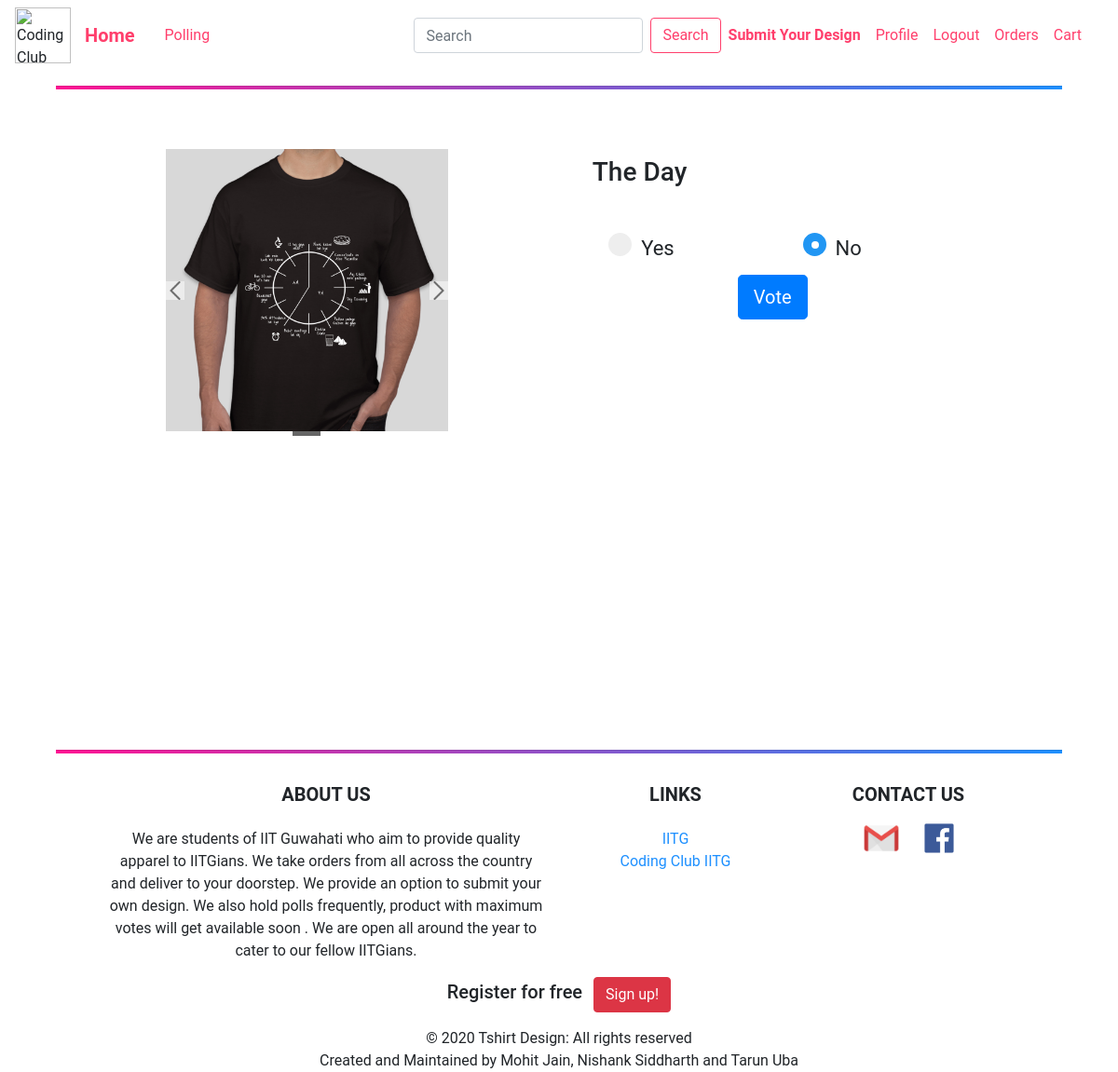
The page /polls/6/vote/ (signed in) on the database as committed earlier.
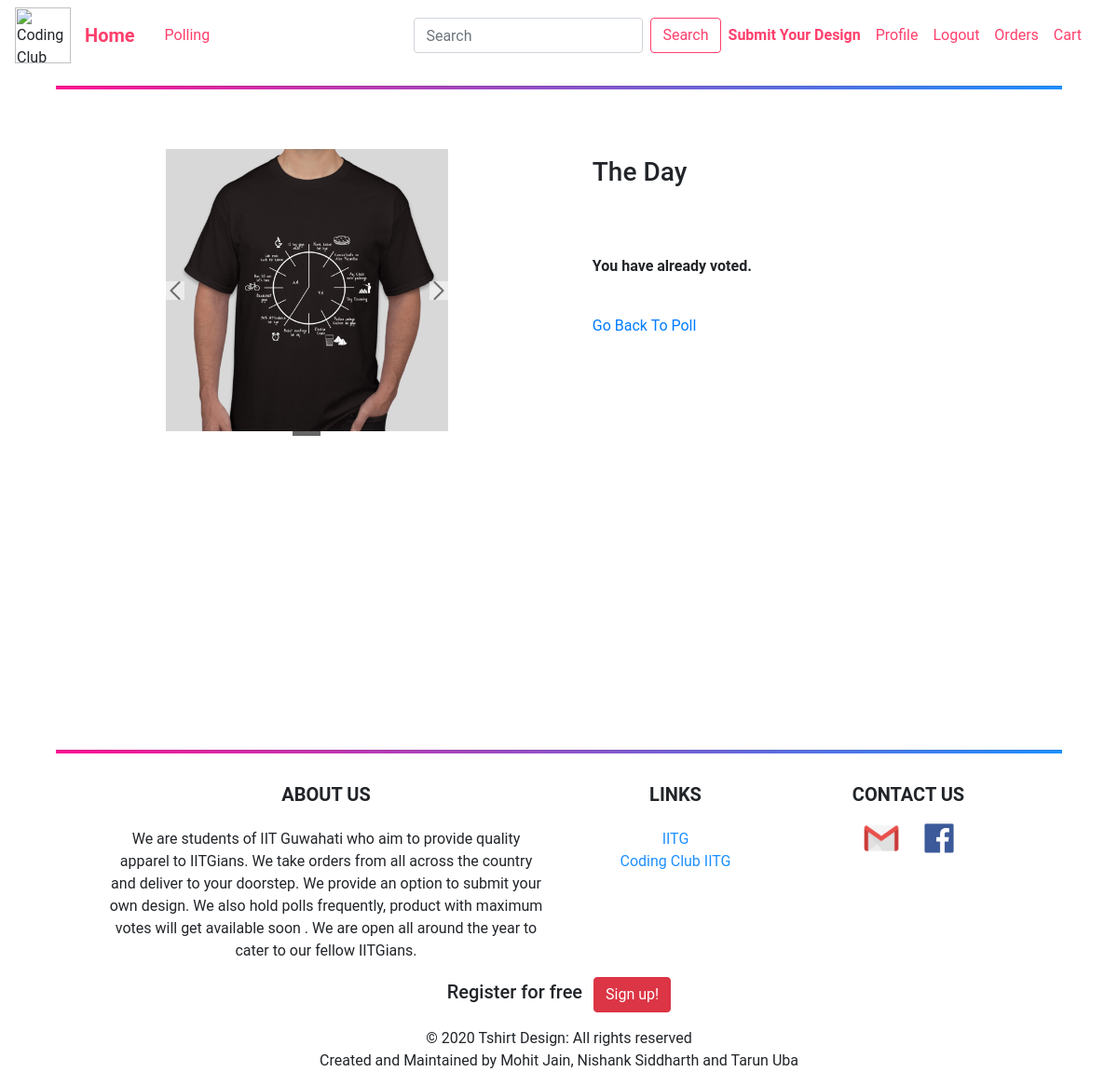
The same page on the database as committed later.
### polls/models.py (models this page shows, shortened)
class Choice(models.Model):
    question = models.ForeignKey(Question, on_delete=models.CASCADE)
    choice_text = models.CharField(max_length=200)
    votes = models.IntegerField(default=0)

### polls/views.py (the view)
# urls.py: path('<int:question_id>/vote/', views.vote, name='vote'),
@login_required
def vote(request, question_id):
    if request.method == "POST":
        question = get_object_or_404(Question, pk=question_id)
        try:
            selected_choice = question.choice_set.get(pk=request.POST['choice'])
        except (KeyError, Choice.DoesNotExist):
            return render(request, 'polls/detail.html', {
                'question': question,
                'error_message': "You didn't select a choice.",
            })
        else:
            selected_choice.votes += 1
            selected_choice.save()
            Voter.objects.create(question_id=question_id, user_id=request.user.id)
            messages.success(request,f'Your vote is successfully recorded')
            return HttpResponseRedirect(reverse('polls:index'))
    else:
        if Voter.objects.filter(question_id=question_id, user_id=request.user.id).exists():
            question = get_object_or_404(Question, pk=question_id)
            return render(request, 'polls/detail.html', {
                'question': question,
                'error_message': "You have already voted."
            })
        else:
            question = get_object_or_404(Question, pk=question_id)
            return render(request, 'polls/detail.html', {
                'question': question,
            })

### polls/templates/polls/detail.html (shortened to what this page needs)
{% extends "blog/base.html" %}
{% block content %}
    <br>
    <br>
    <div class="col-sm-10 col-lg-10 col-md-10 mx-auto mb-4">
        <div class="row">
            <div class="col-lg-4 col-md-6 col-sm-9 mx-auto mb-4">
                <div id="carousel-thumb" class="carousel slide carousel-fade carousel-thumbnails" data-interval="false">
                    <div class="carousel-inner" role="listbox">
                        <div class="carousel-item active">
                            <img class="d-block w-100" src="{{ question.image.url }}" alt="First slide">
                        </div>
                    </div>
                    <a class="carousel-control-prev py-2" href="#carousel-thumb" role="button" data-slide="prev">
                        <span class="carousel-control-prev-icon" style="background-image: url('/media/icons/arrow-left.jpg')" aria-hidden="true"></span>
                    </a>
                    <a class="carousel-control-next py-2"   href="#carousel-thumb" role="button" data-slide="next">
                        <span class="carousel-control-next-icon" style="background-image: url('/media/icons/arrow-right.png')" aria-hidden="true"></span>
                    </a>
                    <ol class="carousel-indicators mb-0 mt-0" style="bottom: -5%">
                        <li data-target="#carousel-thumb" data-slide-to="0" class="active li-bg-color">
                        </li>
                    </ol>
                </div>
            </div>
            <div class="col-lg-5 col-md-5 col-sm-10 mx-auto py-2">
                <h3 class="mb-5">{{ question.question_text }}</h3>
                {% if error_message %}
                    <p class="py-4"><strong>{{ error_message }}</strong></p>
                    <a href="{% url 'polls:index'  %}">Go Back To Poll</a>
                {% else %}
                    <form class="" action="{% url 'polls:vote' question.id %}" method="post">
                        <div class="row">
                            {% for choice in question.choice_set.all %}
                                <div class="col-sm-5 mx-auto">
                                    <label  class="container-radio" for="choice{{ forloop.counter }}">{{ choice.choice_text|capfirst }}
                                        <span class="checkmark"></span>
                                    </label>
                                </div>
                            {% endfor %}
                            <input class="mx-auto btn btn-lg btn-primary" type="submit" value="Vote">
                        </div>
                    </form>
                {% endif %}
            </div>
        </div>
    </div>
{% endblock %}

Rows that differ between the two databases and show on the page:
no longer on this page (row edited): Choice: choice_text "Yes"
no longer on this page (row unchanged): Choice: choice_text "No"
Other text that changed with them:
{{ error_message }}: (not shown) → "You have already voted."
form field value: "Vote" → (not shown)
text now shown: "Go Back To Poll"
